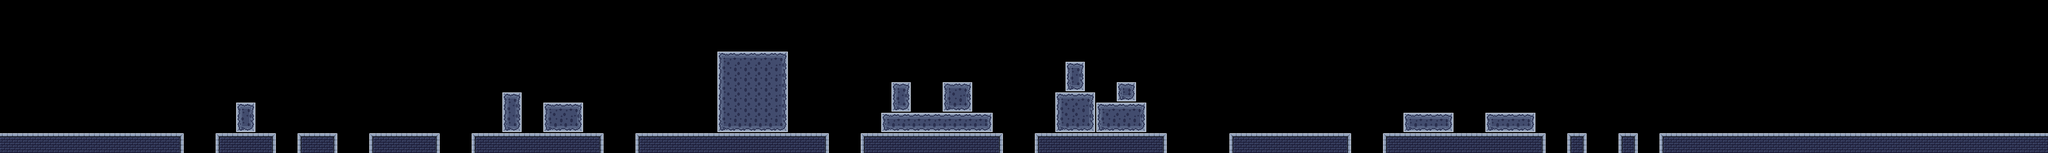

Rendered tile map (Tiled .tmx) drawn with the repository's tilesets; below, a short description and the map source with its tile grids summarised:
An orthogonal 200x15 tile map with 16x16 px tiles, 1 tile layer (platform), 12 tilesets and 256 objects (Player, Goal_flag, Player_before_goal).

<map version="1.10" tiledversion="1.11.2" orientation="orthogonal" renderorder="right-down" width="200" height="15" tilewidth="16" tileheight="16" infinite="0" nextlayerid="10" nextobjectid="276">
 <editorsettings>
  <export target="3rd_stage_tilemap.json" format="json" />
 </editorsettings>
 <tileset firstgid="1" name="Brick_Tileset" tilewidth="16" tileheight="16" tilecount="9" columns="3">
  <image source="../graphics/environment/tilesets/Brick_Tileset.png" width="48" height="48" />
  <tile id="0">
   <properties>
    <property name="collides" type="bool" value="true" />
   </properties>
  </tile>
  <tile id="1">
   <properties>
    <property name="collides" type="bool" value="true" />
   </properties>
  </tile>
  <tile id="2">
   <properties>
    <property name="collides" type="bool" value="true" />
   </properties>
  </tile>
  <tile id="3">
   <properties>
    <property name="collides" type="bool" value="true" />
   </properties>
  </tile>
  <tile id="4">
   <properties>
    <property name="collides" type="bool" value="true" />
   </properties>
  </tile>
  <tile id="5">
   <properties>
    <property name="collides" type="bool" value="true" />
   </properties>
  </tile>
  <tile id="6">
   <properties>
    <property name="collides" type="bool" value="true" />
   </properties>
  </tile>
  <tile id="7">
   <properties>
    <property name="collides" type="bool" value="true" />
   </properties>
  </tile>
  <tile id="8">
   <properties>
    <property name="collides" type="bool" value="true" />
   </properties>
  </tile>
 </tileset>
 <tileset firstgid="10" name="Lava" tilewidth="48" tileheight="64" tilecount="8" columns="8">
  <image source="../graphics/backgrounds/Lava.png" width="384" height="64" />
 </tileset>
 <tileset firstgid="18" name="Rails" tilewidth="16" tileheight="16" tilecount="16" columns="4">
  <image source="../graphics/environment/interactive/Rails.png" width="64" height="64" />
  <tile id="0" type="rail" />
  <tile id="1" type="rail" />
  <tile id="2" type="rail" />
  <tile id="3" type="rail" />
  <tile id="4" type="rail" />
  <tile id="5" type="rail" />
  <tile id="6" type="rail" />
  <tile id="7" type="rail" />
  <tile id="8" type="rail" />
  <tile id="9" type="rail" />
  <tile id="10" type="rail" />
  <tile id="11" type="rail" />
  <tile id="12" type="rail" />
  <tile id="13" type="rail" />
  <tile id="14" type="rail" />
  <tile id="15" type="rail" />
 </tileset>
 <tileset firstgid="34" name="Flame_1" tilewidth="48" tileheight="48" tilecount="2" columns="2">
  <image source="../graphics/enemies/Flame_1.png" width="96" height="48" />
  <tile id="0" type="Flame_1">
   <properties>
    <property name="range" type="int" value="100" />
    <property name="speed" type="int" value="50" />
    <property name="type" value="flame" />
   </properties>
  </tile>
 </tileset>
 <tileset firstgid="36" name="Spike" tilewidth="16" tileheight="16" tilecount="1" columns="1">
  <image source="../graphics/environment/hazards/Spike.png" width="16" height="16" />
  <tile id="0" type="spike">
   <properties>
    <property name="type" value="spike" />
   </properties>
  </tile>
 </tileset>
 <tileset firstgid="37" name="Flag_animation" tilewidth="32" tileheight="32" tilecount="5" columns="5">
  <image source="../graphics/items/Flag_animation.png" width="160" height="32" />
 </tileset>
 <tileset firstgid="42" name="Stone_Tileset" tilewidth="16" tileheight="16" tilecount="9" columns="3">
  <image source="../graphics/environment/tilesets/Stone_Tileset.png" width="48" height="48" />
  <tile id="0">
   <properties>
    <property name="collides" type="bool" value="true" />
   </properties>
  </tile>
  <tile id="1">
   <properties>
    <property name="collides" type="bool" value="true" />
   </properties>
  </tile>
  <tile id="2">
   <properties>
    <property name="collides" type="bool" value="true" />
   </properties>
  </tile>
  <tile id="3">
   <properties>
    <property name="collides" type="bool" value="true" />
   </properties>
  </tile>
  <tile id="4">
   <properties>
    <property name="collides" type="bool" value="true" />
   </properties>
  </tile>
  <tile id="5">
   <properties>
    <property name="collides" type="bool" value="true" />
   </properties>
  </tile>
  <tile id="6">
   <properties>
    <property name="collides" type="bool" value="true" />
   </properties>
  </tile>
  <tile id="7">
   <properties>
    <property name="collides" type="bool" value="true" />
   </properties>
  </tile>
  <tile id="8">
   <properties>
    <property name="collides" type="bool" value="true" />
   </properties>
  </tile>
 </tileset>
 <tileset firstgid="51" name="Bouncepad_Red" tilewidth="48" tileheight="48" tilecount="3" columns="3">
  <image source="../graphics/environment/interactive/Bouncepad_Red.png" width="144" height="48" />
  <tile id="2" type="Bouncepad_Red" />
 </tileset>
 <tileset firstgid="54" name="Spider_1" tilewidth="64" tileheight="48" tilecount="3" columns="3">
  <image source="../graphics/enemies/Spider_1.png" width="192" height="48" />
  <tile id="0" type="Spider_1">
   <properties>
    <property name="range" type="int" value="100" />
    <property name="speed" type="int" value="50" />
    <property name="type" value="spider" />
   </properties>
  </tile>
 </tileset>
 <tileset firstgid="57" name="Bird_1" tilewidth="48" tileheight="48" tilecount="3" columns="3">
  <image source="../graphics/enemies/Bird_1.png" width="144" height="48" />
  <tile id="0" type="Bird_1">
   <properties>
    <property name="range" type="int" value="100" />
    <property name="speed" type="int" value="50" />
    <property name="type" value="bird" />
   </properties>
  </tile>
 </tileset>
 <tileset firstgid="60" name="Platform" tilewidth="16" tileheight="16" tilecount="3" columns="3">
  <image source="../graphics/environment/interactive/Platform.png" width="48" height="16" />
  <tile id="0" type="movingPlatform">
   <properties>
    <property name="distance" type="int" value="150" />
    <property name="isMaster" type="bool" value="true" />
    <property name="platformID" type="int" value="0" />
    <property name="speed" type="int" value="30" />
   </properties>
  </tile>
  <tile id="1" type="movingPlatform">
   <properties>
    <property name="distance" type="int" value="150" />
    <property name="platformID" type="int" value="0" />
    <property name="speed" type="int" value="30" />
   </properties>
  </tile>
  <tile id="2" type="movingPlatform">
   <properties>
    <property name="distance" type="int" value="150" />
    <property name="platformID" type="int" value="0" />
    <property name="speed" type="int" value="30" />
   </properties>
  </tile>
 </tileset>
 <tileset firstgid="63" name="Coin" tilewidth="16" tileheight="16" tilecount="1" columns="1">
  <image source="../graphics/items/Coin.png" width="16" height="16" />
  <tile id="0" type="coin" />
 </tileset>
 <layer id="1" name="platform" width="200" height="15">
  <data>[3000 cells, 508 non-empty, 15 distinct tile ids]</data>
 </layer>
 <objectgroup id="9" name="Coins">
  <object id="94" gid="63" x="64" y="192" width="16" height="16" />
  <object id="95" gid="63" x="80" y="192" width="16" height="16" />
  <object id="96" gid="63" x="96" y="192" width="16" height="16" />
  <object id="97" gid="63" x="256" y="176" width="16" height="16" />
  <object id="98" gid="63" x="272" y="160" width="16" height="16" />
  </objectgroup>
 <objectgroup id="5" name="Enemies">
  <!-- 83 objects omitted --></objectgroup>
 <objectgroup id="7" name="traps">
  <!-- 65 objects omitted --></objectgroup>
 <objectgroup id="3" name="objectsLayer">
  <!-- 55 objects omitted --></objectgroup>
 <objectgroup id="8" name="movingPlatforms">
  <!-- 45 objects omitted --></objectgroup>
 <objectgroup id="4" name="sawPath">
  <!-- 36 objects omitted --></objectgroup>
</map>
<!-- 251 of 256 objects omitted -->
